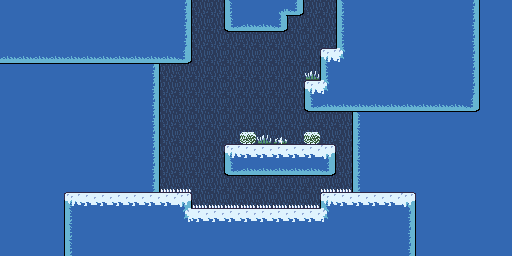

This game map was drawn from its Tiled (.tmx) file and the tilesets committed beside it. A one-line description and the full map source follow:
An orthogonal 32x16 tile map with 16x16 px tiles, 2 tile layers (background, foreground), 1 hidden layer not drawn and 1 object (change_zone).

<map version="1.5" tiledversion="1.7.2" orientation="orthogonal" renderorder="right-down" width="32" height="16" tilewidth="16" tileheight="16" infinite="0" nextlayerid="5" nextobjectid="3">
 <properties>
  <property name="camera_movement" type="int" value="0" />
 </properties>
 <tileset firstgid="1" source="../tilesets/tileset_1.tsx" />
 <layer id="3" name="background" width="32" height="16">
  <data encoding="csv">
0,0,0,0,0,0,0,0,21,21,21,21,21,21,21,21,21,21,21,21,21,21,21,21,0,0,0,0,0,6,0,0,
0,0,0,0,0,0,0,0,21,21,21,21,21,21,21,21,21,21,21,21,21,21,21,21,0,0,0,0,0,6,0,0,
0,0,0,0,0,0,0,0,21,21,21,21,21,21,21,21,21,21,21,21,21,21,21,21,0,0,0,0,0,6,0,0,
0,0,0,0,0,0,0,0,21,21,21,21,21,21,21,21,21,21,21,21,21,21,21,21,0,0,0,0,0,6,0,0,
0,0,0,0,0,0,0,0,21,21,21,21,21,21,21,21,21,21,21,21,21,21,21,21,0,0,0,0,0,6,0,0,
0,0,0,0,0,0,0,0,21,21,21,21,21,21,21,21,21,21,21,21,21,21,21,21,0,0,0,0,0,6,0,0,
0,0,0,0,0,0,0,0,21,21,21,21,21,21,21,21,21,21,21,21,21,21,21,21,0,0,0,0,0,6,0,0,
0,0,0,0,0,0,0,0,21,21,21,21,21,21,21,21,21,21,21,21,21,21,21,21,0,0,0,0,0,0,0,0,
0,0,0,0,0,0,0,0,21,21,21,21,21,21,21,21,21,21,21,21,21,21,21,21,0,0,0,0,0,0,0,0,
0,0,0,0,0,0,0,0,21,21,21,21,21,21,21,21,21,21,21,21,21,21,21,21,0,0,0,0,0,0,0,0,
0,0,0,0,0,0,0,0,21,21,21,21,21,21,21,21,21,21,21,21,21,21,21,21,0,0,0,0,0,0,0,0,
0,0,0,0,0,0,0,0,21,21,21,21,21,21,21,21,21,21,21,21,21,21,21,21,0,0,0,0,0,0,0,0,
0,0,0,0,6,0,0,0,21,21,21,21,21,21,21,21,21,21,21,21,21,21,21,21,0,6,0,0,0,0,0,0,
0,0,0,0,6,0,0,0,21,21,21,21,21,21,21,21,21,21,21,21,21,21,21,21,0,6,0,0,0,0,0,0,
0,0,0,0,6,0,0,0,21,21,21,21,21,21,21,21,21,21,21,21,21,21,21,21,0,6,0,0,0,0,0,0,
0,0,0,0,6,0,0,0,21,21,21,21,21,21,21,21,21,21,21,21,21,21,21,21,0,6,0,0,0,0,0,0
</data>
 </layer>
 <layer id="2" name="foreground" width="32" height="16">
  <data encoding="csv">
6,6,6,6,6,6,6,6,6,6,6,8,0,0,7,6,6,13,12,0,0,7,6,6,6,6,6,6,6,8,6,6,
6,6,6,6,6,6,6,6,6,6,6,8,0,0,11,15,15,12,0,0,0,7,6,6,6,6,6,6,6,8,6,6,
6,6,6,6,6,6,6,6,6,6,6,8,0,0,0,0,0,0,0,0,0,7,6,6,6,6,6,6,6,8,6,6,
15,15,15,15,15,15,15,15,15,15,15,12,0,0,0,0,0,0,0,0,16,19,6,6,6,6,6,6,6,8,6,6,
6,6,6,6,6,6,6,6,6,8,0,0,0,0,0,0,0,0,0,37,7,6,6,6,6,6,6,6,6,8,6,6,
6,6,6,6,6,6,6,6,6,8,0,0,0,0,0,0,0,0,0,16,19,6,6,6,6,6,6,6,6,8,6,6,
6,6,6,6,6,6,6,6,6,8,0,0,0,0,0,0,0,0,0,11,15,15,15,15,15,15,15,15,15,12,6,6,
6,6,6,6,6,6,6,6,6,8,0,0,0,0,0,0,0,0,0,0,0,0,7,6,6,6,6,6,6,6,6,6,
6,6,6,6,6,6,6,6,6,8,0,0,0,0,0,40,37,38,0,40,0,0,7,6,6,6,6,6,6,6,6,6,
6,6,6,6,6,6,6,6,6,8,0,0,0,0,16,17,17,17,17,17,18,0,7,6,6,6,6,6,6,6,6,6,
6,6,6,6,6,6,6,6,6,8,0,0,0,0,11,15,15,15,15,15,12,0,7,6,6,6,6,6,6,6,6,6,
6,6,6,6,6,6,6,6,6,8,42,42,0,0,0,0,0,0,0,0,42,42,7,6,6,6,6,6,6,6,6,6,
6,6,6,6,16,17,17,17,17,17,17,18,42,42,42,42,42,42,42,42,16,17,17,17,17,18,6,6,6,6,6,6,
6,6,6,6,7,6,6,6,6,6,6,1,17,17,17,17,17,17,17,17,19,6,6,6,6,8,6,6,6,6,6,6,
6,6,6,6,7,6,6,6,6,6,6,6,6,6,6,6,6,6,6,6,6,6,6,6,6,8,6,6,6,6,6,6,
6,6,6,6,7,6,6,6,6,6,6,6,6,6,6,6,6,6,6,6,6,6,6,6,6,8,6,6,6,6,6,6
</data>
 </layer>
 <objectgroup id="4" name="objects calque">
  <object id="2" type="change_zone" x="304.333" y="-12.33" width="32" height="4">
   <properties>
    <property name="next_map" value="map_2" />
    <property name="spawnpoint" value="42,59" />
   </properties>
  </object>
 </objectgroup>
 <layer id="1" name="colliders" width="32" height="16" visible="0">
  <data encoding="csv">
0,0,0,0,0,0,0,0,0,0,0,6,0,0,6,0,0,0,6,0,0,6,0,0,0,0,0,0,0,0,0,0,
0,0,0,0,0,0,0,0,0,0,0,6,0,0,6,6,6,6,0,0,0,6,0,0,0,0,0,0,0,0,0,0,
0,0,0,0,0,0,0,0,0,0,0,6,0,0,0,0,0,0,0,0,0,6,0,0,0,0,0,0,0,0,0,0,
0,0,0,0,0,0,0,0,0,0,6,6,0,0,0,0,0,0,0,0,6,0,0,0,0,0,0,0,0,0,0,0,
0,0,0,0,0,0,0,0,0,6,0,0,0,0,0,0,0,0,0,0,6,0,0,0,0,0,0,0,0,0,0,0,
0,0,0,0,0,0,0,0,0,6,0,0,0,0,0,0,0,0,0,6,0,0,0,0,0,0,0,0,0,0,0,0,
0,0,0,0,0,0,0,0,0,6,0,0,0,0,0,0,0,0,0,6,6,6,0,0,0,0,0,0,0,0,0,0,
0,0,0,0,0,0,0,0,0,6,0,0,0,0,0,0,0,0,0,0,0,0,6,0,0,0,0,0,0,0,0,0,
0,0,0,0,0,0,0,0,0,6,0,0,0,0,0,0,0,0,0,0,0,0,6,0,0,0,0,0,0,0,0,0,
0,0,0,0,0,0,0,0,0,6,0,0,0,0,6,6,6,6,6,6,6,0,6,0,0,0,0,0,0,0,0,0,
0,0,0,0,0,0,0,0,0,6,0,0,0,0,6,6,6,6,6,6,6,0,6,0,0,0,0,0,0,0,0,0,
0,0,0,0,0,0,0,0,0,6,0,0,0,0,0,0,0,0,0,0,0,0,6,0,0,0,0,0,0,0,0,0,
0,0,0,0,0,0,0,0,0,0,6,6,0,0,0,0,0,0,0,0,6,6,6,6,0,0,0,0,0,0,0,0,
0,0,0,0,0,0,0,0,0,0,0,0,6,6,6,6,6,6,6,6,0,0,0,0,0,0,0,0,0,0,0,0,
0,0,0,0,0,0,0,0,0,0,0,0,0,0,0,0,0,0,0,0,0,0,0,0,0,0,0,0,0,0,0,0,
0,0,0,0,0,0,0,0,0,0,0,0,0,0,0,0,0,0,0,0,0,0,0,0,0,0,0,0,0,0,0,0
</data>
 </layer>
</map>